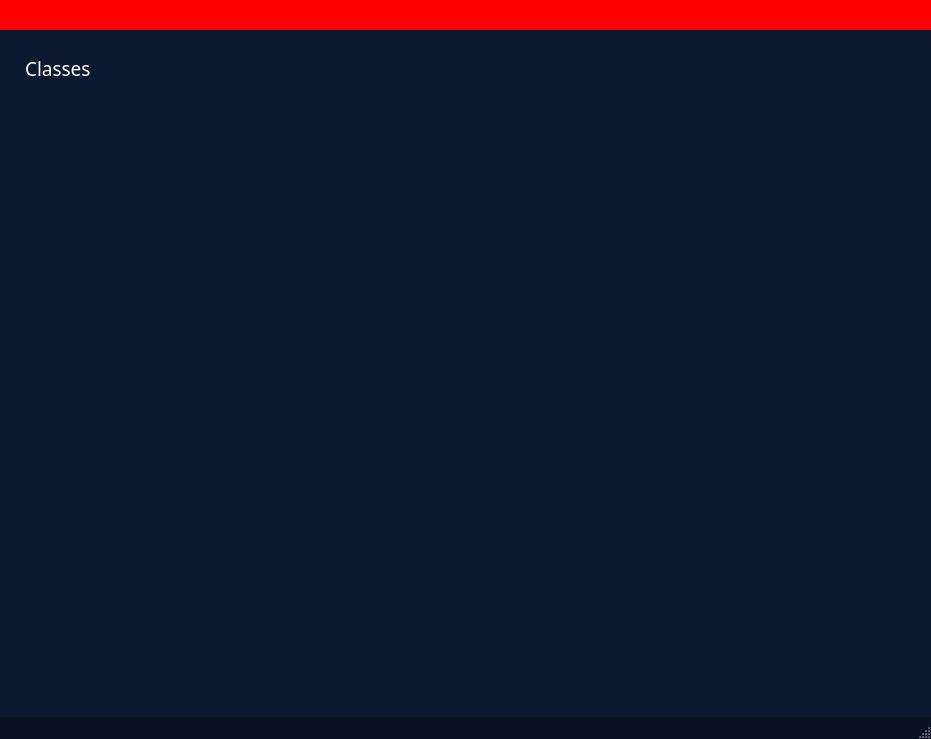
<?xml version="1.0" encoding="UTF-8"?>
<ui version="4.0">
 <class>MainWindow</class>
 <widget class="QMainWindow" name="MainWindow">
  <property name="geometry">
   <rect>
    <x>0</x>
    <y>0</y>
    <width>931</width>
    <height>739</height>
   </rect>
  </property>
  <property name="windowTitle">
   <string>MainWindow</string>
  </property>
  <widget class="QWidget" name="centralwidget">
   <property name="styleSheet">
    <string notr="true">background: #0B1A30;</string>
   </property>
   <layout class="QVBoxLayout" name="verticalLayout_2" stretch="0,0">
    <property name="spacing">
     <number>0</number>
    </property>
    <property name="leftMargin">
     <number>0</number>
    </property>
    <property name="topMargin">
     <number>0</number>
    </property>
    <property name="rightMargin">
     <number>0</number>
    </property>
    <property name="bottomMargin">
     <number>0</number>
    </property>
    <item>
     <widget class="QWidget" name="title_bar" native="true">
      <property name="minimumSize">
       <size>
        <width>0</width>
        <height>30</height>
       </size>
      </property>
      <property name="maximumSize">
       <size>
        <width>16777215</width>
        <height>30</height>
       </size>
      </property>
      <property name="styleSheet">
       <string notr="true">background: red;</string>
      </property>
      <layout class="QHBoxLayout" name="horizontalLayout_2">
       <property name="spacing">
        <number>0</number>
       </property>
       <property name="leftMargin">
        <number>0</number>
       </property>
       <property name="topMargin">
        <number>0</number>
       </property>
       <property name="rightMargin">
        <number>0</number>
       </property>
       <property name="bottomMargin">
        <number>0</number>
       </property>
      </layout>
     </widget>
    </item>
    <item>
     <widget class="QWidget" name="widget" native="true">
      <property name="styleSheet">
       <string notr="true">QWidget{
	color: white; 
	font-family: Barlow
}</string>
      </property>
      <layout class="QVBoxLayout" name="verticalLayout">
       <property name="spacing">
        <number>25</number>
       </property>
       <property name="leftMargin">
        <number>25</number>
       </property>
       <property name="topMargin">
        <number>25</number>
       </property>
       <property name="rightMargin">
        <number>25</number>
       </property>
       <property name="bottomMargin">
        <number>25</number>
       </property>
       <item>
        <layout class="QHBoxLayout" name="horizontalLayout">
         <property name="spacing">
          <number>0</number>
         </property>
         <item>
          <widget class="QLabel" name="label">
           <property name="font">
            <font>
             <family>Barlow</family>
             <pointsize>14</pointsize>
            </font>
           </property>
           <property name="text">
            <string>Classes</string>
           </property>
          </widget>
         </item>
         <item>
          <spacer name="horizontalSpacer">
           <property name="orientation">
            <enum>Qt::Horizontal</enum>
           </property>
           <property name="sizeHint" stdset="0">
            <size>
             <width>40</width>
             <height>20</height>
            </size>
           </property>
          </spacer>
         </item>
         <item>
          <widget class="QPushButton" name="pushButton">
           <property name="styleSheet">
            <string notr="true">QPushButton{
	border: none;
	border-radius: none;
	background: none;
	background-repeat: none;
	background-image: url(:/icons/menu_alt.png);
	background-position: center center;
}

QPushButton:hover{
	background: none;
	background-repeat: none;
	background-image: url(:/icons/menu_alt_2.png);
	background-position: center center;
}
</string>
           </property>
          </widget>
         </item>
        </layout>
       </item>
       <item>
        <widget class="QScrollArea" name="scrollArea">
         <property name="frameShape">
          <enum>QFrame::NoFrame</enum>
         </property>
         <property name="widgetResizable">
          <bool>true</bool>
         </property>
         <widget class="QWidget" name="scrollAreaWidgetContents">
          <property name="geometry">
           <rect>
            <x>0</x>
            <y>0</y>
            <width>881</width>
            <height>586</height>
           </rect>
          </property>
         </widget>
        </widget>
       </item>
      </layout>
     </widget>
    </item>
   </layout>
  </widget>
  <widget class="QStatusBar" name="statusbar">
   <property name="styleSheet">
    <string notr="true">QStatusBar {
	background: #081222;
}

QStatusBar QLabel {
	color: white;
    padding-left: 3px;
}</string>
   </property>
  </widget>
 </widget>
 <resources/>
 <connections/>
</ui>
